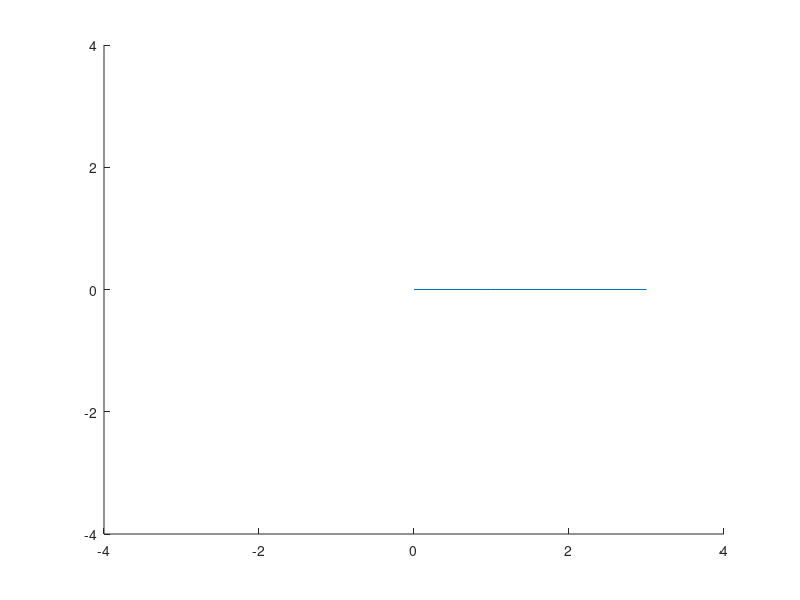

Reproduce this figure in MATLAB. (Note: this script raises an error after producing the figure.)
% Initial points of the 3 arms
x = [0 1 2 3];
y = [0 0 0 0];

% Draw lines in initial positions
for i = 1 : 3
    line([x(i), x(i + 1)], [y(i), y(i + 1)]);
    axis([-4 4 -4 4]);
end

% I am assuming the reference frames' x axes along the length of
% the links for each link.
% theta = angle from old x to new x along old z axis
% but z axis is same due to planar nature of arm.
t1 = input('Enter theta 1 in radians\n');
t2 = input('Enter theta 2 in radians\n');
t3 = input('Enter theta 3 in radians\n');
theta1 = t1;
theta2 = -pi + t2;
theta3 = t3 - pi;

% transformation matrices

% rotation matrices
R1 = Rotate(theta1);
R2 = Rotate(theta2);
R3 = Rotate(theta3);

% translation matrices
% as length is same for all links, so only one is needed now.
T2 = Translate(1);

% finding second point
Y = R1 * T2;
Y1 = Y * [0; 0; 0; 1];
x(2) = Y1(1);
y(2) = Y1(2);

% finding third point
Y = R1 * T2 * R2 * T2;
Y1 = Y * [0; 0; 0; 1];
x(3) = Y1(1);
y(3) = Y1(2);

% finding fourth point
Y = R1 * T2 * R2 * T2 * R3 * T2;
Y1 = Y * [0; 0; 0; 1];
x(4) = Y1(1);
y(4) = Y1(2);

% display points
length1 = (((x(1) - x(2)) .^ 2) + ((y(1) - y(2)) .^ 2)) .^ (0.5);
length2 = (((x(3) - x(2)) .^ 2) + ((y(3) - y(2)) .^ 2)) .^ (0.5);
length3 = (((x(3) - x(4)) .^ 2) + ((y(3) - y(4)) .^ 2)) .^ (0.5);
disp(length1);
disp(length2);
disp(length3);
line([x(1), x(2)], [y(1), y(2)]);
line([x(2), x(3)], [y(2), y(3)]);
line([x(3), x(4)], [y(3), y(4)]);
